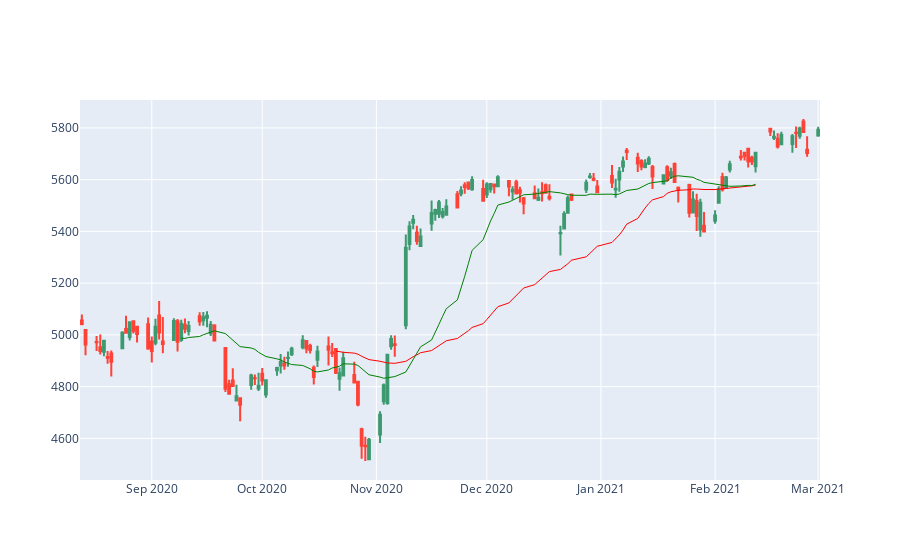

This figure's notebook cell:
### Code cell
chart = naas_drivers.plotly.stock(data)
chart.show()

### Figure 1 — Plotly figure (JSON) as saved in the notebook; plotly's stock layout.template omitted (floating-point values rounded to 4 significant figures; data arrays with more than 128 entries replaced by an {"elided": "..."} marker saying what was removed)
{"data": [{"line": {"color": "red", "width": 1}, "name": "50 MA", "type": "scatter", "visible": true, "x": {"elided": "141 str values"}, "y": {"elided": "141 float values"}}, {"line": {"color": "green", "width": 1}, "name": "20 MA", "type": "scatter", "visible": true, "x": {"elided": "141 str values"}, "y": {"elided": "141 float values"}}, {"close": {"elided": "141 float values"}, "high": {"elided": "141 float values"}, "low": {"elided": "141 float values"}, "name": "^FCHI", "open": {"elided": "141 float values"}, "type": "candlestick", "visible": true, "x": {"elided": "141 str values"}}], "layout": {"autosize": true, "dragmode": "pan", "showlegend": false, "xaxis": {"autorange": true, "range": ["2020-08-12 12:00", "2021-03-01 12:00"], "rangeslider": {"visible": false, "yaxis": {}}, "type": "date"}, "yaxis": {"autorange": true, "range": [4439.0, 5908.0], "type": "linear"}}}
